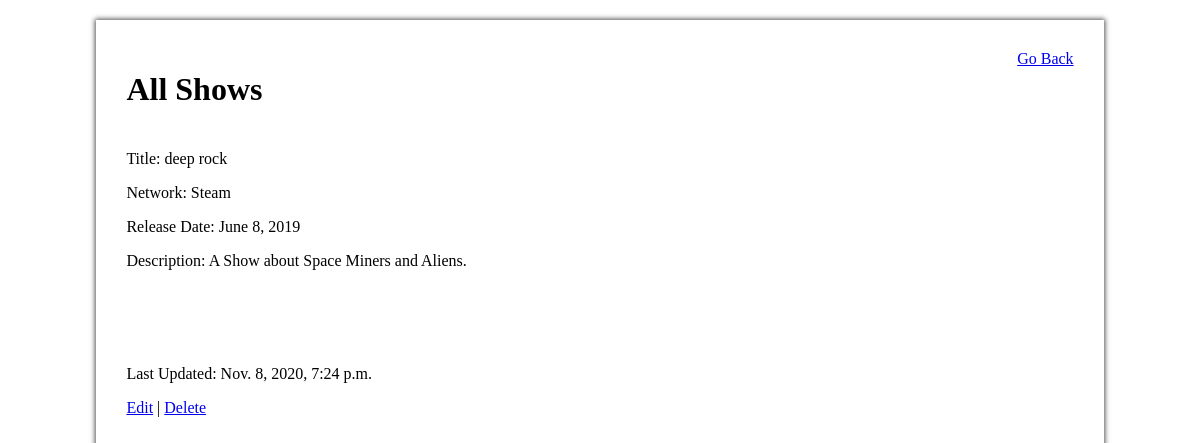
The page /shows/15 on the database its author committed.
### tv_app/models.py (models this page shows)
class Show(models.Model):
    title = models.CharField(max_length=30)
    network = models.CharField(max_length=30)
    release = models.DateField(auto_now=False, auto_now_add=False, null=True)
    desc = models.TextField(null=True)
    create_at = models.DateTimeField(auto_now_add=True)
    update_at = models.DateTimeField(auto_now=True)
    objects = ShowManager()

### tv_app/views.py (the view)
# urls.py: path('shows/<int:num>', views.showShow),
def showShow(request, num):
    context = {
        'show': Show.objects.get(id=num)
    }
    return render(request, 'showShow.html', context)

### tv_app/templates/showShow.html (shortened to what this page needs)
<!DOCTYPE html>
<html lang="en">
<head>
    {% load static %}
    <link rel="stylesheet" type="text/css" href="{% static 'showShow.css' %}">
</head>
<body>
    <div id="Box">
        <div class="titleBox">
            <h1>All Shows</h1>
            <a href="/shows">Go Back</a>
        </div>
        <div class="content">
            <p>Title: {{ show.title }}</p>
            <p>Network: {{ show.network }}</p>
            <p>Release Date: {{ show.release }}</p>
            <p>Description: {{ show.desc }}</p>
        </div>
        <div class="update">
            <p>Last Updated: {{ show.update_at }}</p>
        </div>
        <div>
            <a href="/shows/{{ show.id }}/edit">Edit</a> | <a href="/shows/{{ show.id }}/delete">Delete</a>
        </div>
    </div>
</body>
</html>

### tv_app/static/showShow.css (style rules this page uses)
#Box { padding: 30px; box-shadow: 0px 0px 5px 1px rgb(78, 78, 78); width: 80%; margin: 20px auto; }
.titleBox { display: flex; justify-content: space-between; margin-bottom: 20px; }
.content { margin-bottom: 10%; }

### rows shown on the page
Show: title "deep rock", network "Steam", release "June 8, 2019", desc "A Show about Space Miners and Aliens.", update_at "Nov. 8, 2020, 7:24 p.m."
